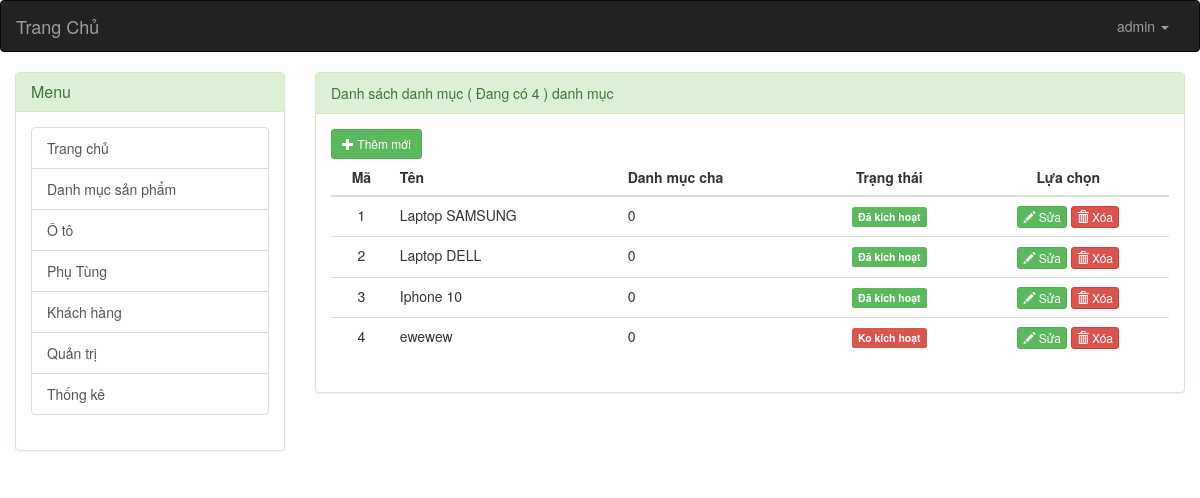
The app's page /admin/index.php?controller=danh-muc (signed in) with its own data.
### tables this page shows
CREATE TABLE `danh_muc` (
  `Ma_dm` int(11) NOT NULL,
  `Ten_dm` varchar(100) NOT NULL,
  `Ma_dm_cha` int(11) DEFAULT '0',
  `Trang_thai` smallint(1) DEFAULT '1'
);

### admin/modules/danh-muc/danh-sach.php (the view, shortened to what this page needs)
<?php
$ketqua = mysqli_query($conn,"SELECT * FROM danh_muc");
$tong_so = mysqli_num_rows($ketqua);
?>
<div class="danh-sach">
	<div class="panel panel-success">
		<div class="panel-heading">Danh sách danh mục ( Đang có <?php echo $tong_so; ?> ) danh mục</div>
		<div class="panel-body">
			<form action="" method="POST" class="form-inline" role="form">
				<a href="index.php?controller=danh-muc&view=them-moi" class="btn btn-sm btn-success pull-left">
					<span class="glyphicon glyphicon-plus"></span> Thêm mới
				</a>
			</form>
			<table class="table">
				<thead>
					<tr>
						<th style="text-align:center">Mã</th>
						<th>Tên</th>
						<th>Danh mục cha</th>
						<th style="text-align:center">Trạng thái</th>
						<th style="text-align:center">Lựa chọn</th>
					</tr>
				</thead>
				<tbody>
				<?php while ($dong = mysqli_fetch_assoc($ketqua)) { ?>
					<tr>
						<td style="text-align:center">
							<?php echo $dong['Ma_dm']; ?>
						</td>
						<td><?php echo $dong['Ten_dm']; ?></td>
						<td><?php echo $dong['Ma_dm_cha']; ?></td>
						<td style="text-align:center">
							<?php if ($dong['Trang_thai'] == 1) { ?>
								<label class="label label-success">Đã kích hoạt</label>
							<?php }else{ ?>
								<label class="label label-danger">Ko kích hoạt</label>
						<?php } ?>
						</td>
						<td style="text-align:center">
							<a href="index.php?controller=danh-muc&view=chinh-sua&Ma_dm=<?php echo $dong['Ma_dm']; ?>" class="btn btn-xs btn-success">
								<span class="glyphicon glyphicon-pencil"></span> Sửa
							</a>
							<a href="index.php?controller=danh-muc&view=delete&Ma_dm=<?php echo $dong['Ma_dm']; ?>" class="btn btn-xs btn-danger" onclick="return confirm('Bạn có chắc chắn không ?')">
								<span class="glyphicon glyphicon-trash"></span> Xóa
							</a>
						</td>
					</tr>
				<?php } ?>
				</tbody>
			</table>
		</div>
	</div>
</div>

### admin/index.php (shortened to what this page needs)
<?php
	if (empty($_SESSION['admin_login'])) {
		header('location: dang-nhap.php');
	}else{
		$user = $_SESSION['admin_login'];
		}
 ?>
<!DOCTYPE html>
<html lang="">
	<head>
		<link rel="stylesheet" href="https://maxcdn.bootstrapcdn.com/bootstrap/3.3.6/css/bootstrap.min.css">
	</head>
	<body>
		<nav class="navbar navbar-inverse" role="navigation">
			<div class="container-fluid">
				<div class="navbar-header">
					<a class="navbar-brand" href="index.php">Trang Chủ</a>
				</div>
				<div class="collapse navbar-collapse navbar-ex1-collapse">
					<ul class="nav navbar-nav navbar-right">
						<li class="dropdown">
							<a href="#" class="dropdown-toggle" data-toggle="dropdown"><?php echo $user['Ten_dang_nhap'] ?> <b class="caret"></b></a>
						</li>
					</ul>
				</div>
			</div>
		</nav>
		<div class="container-fluid">
			<div class="row">
				<div class="col-md-3">
					<div class="panel panel-success">
						<div class="panel-heading">
							<h3 class="panel-title">Menu</h3>
						</div>
						<div class="panel-body">
							<div class="list-group">
								<a href="index.php" class="list-group-item">Trang chủ</a>
								<a href="?controller=danh-muc" class="list-group-item">Danh mục sản phẩm</a>
								<a href="?controller=san-pham" class="list-group-item">Ô tô</a>
								<a href="?controller=linh-kien" class="list-group-item">Phụ Tùng</a>
								<a href="?controller=khach-hang" class="list-group-item">Khách hàng</a>
								<a href="?controller=quan-tri" class="list-group-item">Quản trị</a>
								<a href="?controller=thong-ke" class="list-group-item">Thống kê</a>
							</div>
						</div>
					</div>
				</div>
				<div class="col-md-9">
					<?php
						$controller = isset($_GET['controller']) ? $_GET['controller'] : 'main';
						$view = isset($_GET['view']) ? $_GET['view'] : 'danh-sach';
						include 'modules/'.$controller.'/'.$view.'.php';
					?>
				</div>
			</div>
		</div>
	</body>
</html>

### records on screen
danh_muc: Ma_dm "1", Ten_dm "Laptop SAMSUNG", Ma_dm_cha "0", Trang_thai "Đã kích hoạt"
danh_muc: Ma_dm "2", Ten_dm "Laptop DELL", Ma_dm_cha "0", Trang_thai "Đã kích hoạt"
danh_muc: Ma_dm "3", Ten_dm "Iphone 10", Ma_dm_cha "0", Trang_thai "Đã kích hoạt"
danh_muc: Ma_dm "4", Ten_dm "ewewew", Ma_dm_cha "0", Trang_thai "Ko kích hoạt"

### other values on screen
$user['Ten_dang_nhap'] "admin"
$tong_so "4"
